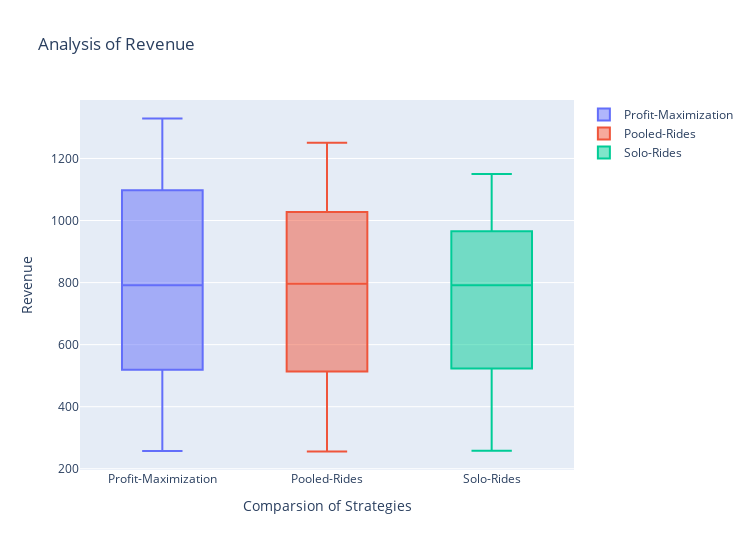

The notebook cell saved with this chart:
### Markdown cell above
# KPI-3: Revenue

### Code cell
import pandas as pd

data2 = pd.read_csv('D:/Development/GitHub-ProjectV2.0/MaaSSim/docs/tutorials/Results/Simulation/Driver/KPI-1-Revenue/Revenue_Solo-Rides.csv')

data1 =pd.read_csv('D:/Development/GitHub-ProjectV2.0/MaaSSim/docs/tutorials/Results/Simulation/Driver/KPI-1-Revenue/Revenue_Profit-Maximization.csv')
data =pd.read_csv('D:/Development/GitHub-ProjectV2.0/MaaSSim/docs/tutorials/Results/Simulation/Driver/KPI-1-Revenue/Revenue_Pooled-Rides.csv')


colListPR=[]
for column in data.columns:
     
    # Storing the rows of a column
    # into a temporary list
    li =data[column].tolist()
     
    # appending the temporary list
    colListPR.append(li)
     
# Printing the final list
#print(colListPR)


colListPM=[]
for column in data1.columns:
     
    li =data1[column].tolist()
     
    colListPM.append(li)
     
print(colListPM)

colListSR=[]
for column in data2.columns:
     
    li =data2[column].tolist()
     
    colListSR.append(li)
     
#print(colListSR)

import numpy as np
import matplotlib.pyplot as plt

flatPR= [y for sublist in colListPR for y in sublist]
#flatPR
#plt.boxplot(flatPR)


import numpy as np
import matplotlib.pyplot as plt

flatSR= [y for sublist in colListSR for y in sublist]
#flatSR
#plt.boxplot(flatSR)

import numpy as np
import matplotlib.pyplot as plt

flatPM= [y for sublist in colListPM for y in sublist]
#flatPM
#plt.boxplot(flatPM)

import plotly.graph_objects as go
from plotly.subplots import make_subplots
fig = go.Figure()
fig.update_layout(autosize=False,width=750,height=550,)

fig.add_trace(go.Box(y=flatPM,name="Profit-Maximization"))
fig.add_trace(go.Box(y=flatPR,name="Pooled-Rides"))
fig.add_trace(go.Box(y=flatSR,name="Solo-Rides"))
fig.update_layout(title='Analysis of Revenue',xaxis=dict(title='Comparsion of Strategies'),yaxis=dict(title='Revenue'))
fig.show()
#plt.savefig("KPI1Analysis.jpg")


#############################################

import warnings
warnings.simplefilter('ignore')
import matplotlib.pyplot as plt
import seaborn as sns
#fig= plt.figure(figsize=(100,50),dpi=600)

plt.rcParams["figure.figsize"] = (8,5)


fig,ax =plt.subplots()
plt.title('Revenue')
sns.distplot(flatPR,hist=False,label='Pooled')
sns.distplot(flatPM,hist=False,label='Profit Maximization')
sns.distplot(flatSR,hist=False,label='Solo')
plt.xlabel('Drivers',fontsize=13)
plt.ylabel('Rides',fontsize=13)

plt.legend(fontsize=10)
#plt.savefig("Revenue.jpg")
plt.show()

### Figure 1 — Plotly figure (JSON) as saved in the notebook; plotly's stock layout.template omitted (floating-point values rounded to 4 significant figures)
{"data": [{"name": "Profit-Maximization", "type": "box", "y": [260.5, 270.9, 278.4, 256.9, 528.3, 513.2, 524.7, 525.3, 802.7, 772.2, 780.7, 855, 1126.0, 1070.0, 1021.0, 1035.0, 1312.0, 1329.0, 1310.0, 1292.0]}, {"name": "Pooled-Rides", "type": "box", "y": [268.2, 261.4, 268.4, 255.6, 518.8, 511.6, 521.0, 515.3, 757.8, 793.1, 799.5, 810, 1056.0, 948, 980.2, 1000.0, 1100.0, 1200.0, 1251.0, 1190.0]}, {"name": "Solo-Rides", "type": "box", "y": [261.5, 278.4, 258.1, 260.6, 533.3, 525.4, 520.7, 549.6, 812.4, 783.1, 772, 800, 950.5, 855.2, 900.2, 980.6, 1050.0, 1100.0, 1150.0, 1082.0]}], "layout": {"autosize": false, "height": 550, "title": {"text": "Analysis of Revenue"}, "width": 750, "xaxis": {"autorange": true, "range": [-0.5, 2.5], "title": {"text": "Comparsion of Strategies"}, "type": "category"}, "yaxis": {"autorange": true, "range": [196.0, 1388.0], "title": {"text": "Revenue"}, "type": "linear"}}}
